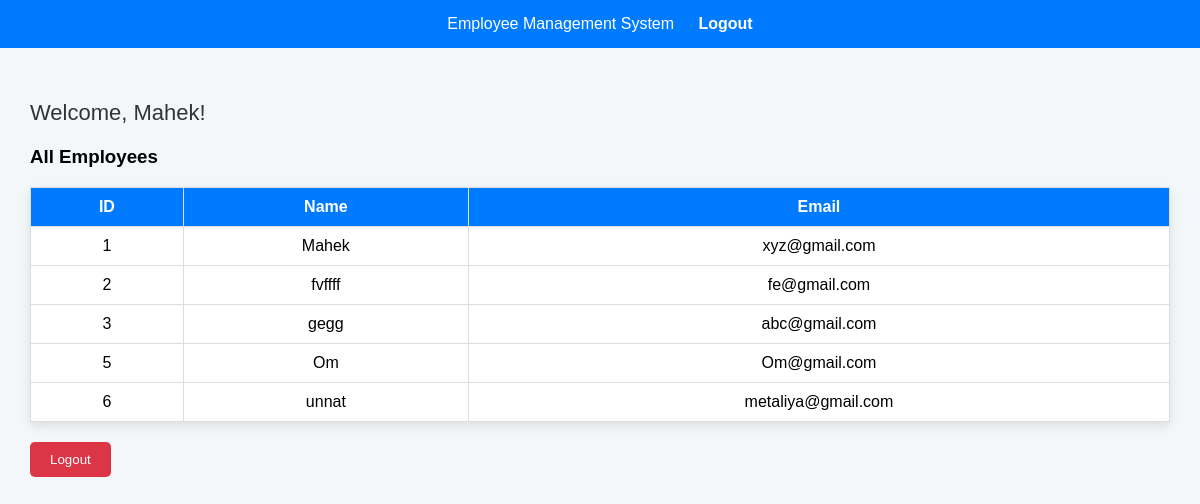
Page /dashboard.php (signed in) on the committed database.
### tables this page shows
CREATE TABLE `employees` (
  `id` int(11) NOT NULL,
  `name` varchar(100) NOT NULL,
  `email` varchar(100) NOT NULL,
  `position` varchar(100) NOT NULL,
  `department` varchar(100) NOT NULL,
  `created_at` timestamp NOT NULL DEFAULT current_timestamp(),
  `password` varchar(255) NOT NULL
);

### dashboard.php (the view, shortened to what this page needs)
<?php
$user_name = isset($_SESSION['user_name']) ? $_SESSION['user_name'] : "Employee";
$conn = new mysqli("localhost", "root", "", "employee_management");
$sql = "SELECT id, name, email FROM employees";
$result = $conn->query($sql);
?>
<!DOCTYPE html>
<html>
<head>
</head>
<body>
<div class="navbar">
    Employee Management System
    <a href="logout.php">Logout</a>
</div>
<div class="container">
    <p class="welcome">Welcome, <?php echo htmlspecialchars($user_name); ?>!</p>
    <h3>All Employees</h3>
    <table>
        <tr>
            <th>ID</th>
            <th>Name</th>
            <th>Email</th>
        </tr>
        <?php
        if ($result->num_rows > 0) {
            while ($row = $result->fetch_assoc()) {
                echo "<tr>
                        <td>{$row['id']}</td>
                        <td>{$row['name']}</td>
                        <td>{$row['email']}</td>
                      </tr>";
            }
        } else {
            echo "<tr><td colspan='3'>No employees found.</td></tr>";
        }
        ?>
    </table>
    <form action="logout.php" method="POST">
        <button type="submit" class="logout-btn">Logout</button>
    </form>
</div>
</body>
</html>

### dashboard.php (style rules this page uses)
body { font-family: Arial, sans-serif; background: #f4f7fa; margin: 0; padding: 0; }
.navbar { background: #007BFF; color: white; padding: 15px; text-align: center; }
.navbar a { color: white; text-decoration: none; margin-left: 20px; font-weight: bold; }
.container { padding: 30px; }
.welcome { font-size: 22px; color: #333; margin-bottom: 20px; }
table { width: 100%; border-collapse: collapse; background: white; box-shadow: 0px 4px 10px rgba(0,0,0,0.1); }
table, th, td { border: 1px solid #ddd; }
th { background: #007BFF; color: white; padding: 10px; }
td { padding: 10px; text-align: center; }
.logout-btn { background: #dc3545; color: white; padding: 10px 20px; border: none; border-radius: 5px; cursor: pointer; margin-top: 20px; }

### rows in the picture
employees: id "1", name "Mahek", email "xyz@gmail.com"
employees: id "2", name "fvffff", email "fe@gmail.com"
employees: id "3", name "gegg", email "abc@gmail.com"
employees: id "5", name "Om", email "Om@gmail.com"
employees: id "6", name "unnat", email "metaliya@gmail.com"

### other values in the picture
$user_name "Mahek"
